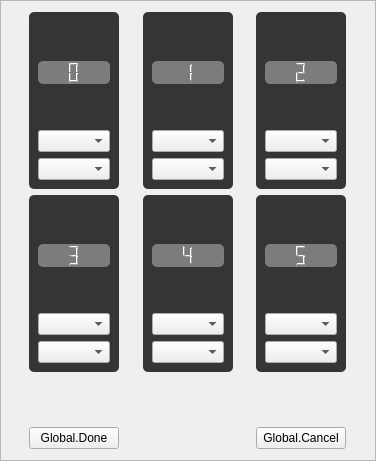
<?xml version="1.0" encoding="UTF-8"?>
<ui version="4.0">
 <class>AllocSwitchKeyGroupFrame</class>
 <widget class="QFrame" name="AllocSwitchKeyGroupFrame">
  <property name="geometry">
   <rect>
    <x>0</x>
    <y>0</y>
    <width>376</width>
    <height>461</height>
   </rect>
  </property>
  <property name="windowTitle">
   <string>Frame</string>
  </property>
  <property name="styleSheet">
   <string notr="true">#frameKey0{
    background-color: #353535;
    border-radius: 5px;
}

#frameKey1{
    background-color: #353535;
    border-radius: 5px;
}

#frameKey2{
    background-color: #353535;
    border-radius: 5px;
}

#frameKey3{
    background-color: #353535;
    border-radius: 5px;
}

#frameKey4{
    background-color: #353535;
    border-radius: 5px;
}

#frameKey5{
    background-color: #353535;
    border-radius: 5px;
}


#lcdNumber0{
	background-color: #7c7c7c;
    border-radius: 5px;
}

#lcdNumber1{
	background-color: #7c7c7c;
    border-radius: 5px;
}

#lcdNumber2{
	background-color: #7c7c7c;
    border-radius: 5px;
}

#lcdNumber3{
	background-color: #7c7c7c;
    border-radius: 5px;
}

#lcdNumber4{
	background-color: #7c7c7c;
    border-radius: 5px;
}

#lcdNumber5{
	background-color: #7c7c7c;
    border-radius: 5px;
}</string>
  </property>
  <property name="frameShape">
   <enum>QFrame::StyledPanel</enum>
  </property>
  <property name="frameShadow">
   <enum>QFrame::Raised</enum>
  </property>
  <layout class="QGridLayout" name="gridLayout">
   <item row="2" column="1">
    <spacer name="verticalSpacer_7">
     <property name="orientation">
      <enum>Qt::Vertical</enum>
     </property>
     <property name="sizeHint" stdset="0">
      <size>
       <width>20</width>
       <height>40</height>
      </size>
     </property>
    </spacer>
   </item>
   <item row="0" column="5">
    <widget class="QFrame" name="frameKey2">
     <property name="palette">
      <palette>
       <active>
        <colorrole role="Button">
         <brush brushstyle="SolidPattern">
          <color alpha="255">
           <red>53</red>
           <green>53</green>
           <blue>53</blue>
          </color>
         </brush>
        </colorrole>
        <colorrole role="Base">
         <brush brushstyle="SolidPattern">
          <color alpha="255">
           <red>53</red>
           <green>53</green>
           <blue>53</blue>
          </color>
         </brush>
        </colorrole>
        <colorrole role="Window">
         <brush brushstyle="SolidPattern">
          <color alpha="255">
           <red>53</red>
           <green>53</green>
           <blue>53</blue>
          </color>
         </brush>
        </colorrole>
       </active>
       <inactive>
        <colorrole role="Button">
         <brush brushstyle="SolidPattern">
          <color alpha="255">
           <red>53</red>
           <green>53</green>
           <blue>53</blue>
          </color>
         </brush>
        </colorrole>
        <colorrole role="Base">
         <brush brushstyle="SolidPattern">
          <color alpha="255">
           <red>53</red>
           <green>53</green>
           <blue>53</blue>
          </color>
         </brush>
        </colorrole>
        <colorrole role="Window">
         <brush brushstyle="SolidPattern">
          <color alpha="255">
           <red>53</red>
           <green>53</green>
           <blue>53</blue>
          </color>
         </brush>
        </colorrole>
       </inactive>
       <disabled>
        <colorrole role="Button">
         <brush brushstyle="SolidPattern">
          <color alpha="255">
           <red>53</red>
           <green>53</green>
           <blue>53</blue>
          </color>
         </brush>
        </colorrole>
        <colorrole role="Base">
         <brush brushstyle="SolidPattern">
          <color alpha="255">
           <red>53</red>
           <green>53</green>
           <blue>53</blue>
          </color>
         </brush>
        </colorrole>
        <colorrole role="Window">
         <brush brushstyle="SolidPattern">
          <color alpha="255">
           <red>53</red>
           <green>53</green>
           <blue>53</blue>
          </color>
         </brush>
        </colorrole>
       </disabled>
      </palette>
     </property>
     <property name="autoFillBackground">
      <bool>false</bool>
     </property>
     <property name="styleSheet">
      <string notr="true"/>
     </property>
     <property name="frameShape">
      <enum>QFrame::Box</enum>
     </property>
     <property name="frameShadow">
      <enum>QFrame::Raised</enum>
     </property>
     <layout class="QVBoxLayout" name="verticalLayout_7">
      <item>
       <spacer name="verticalSpacer_19">
        <property name="orientation">
         <enum>Qt::Vertical</enum>
        </property>
        <property name="sizeHint" stdset="0">
         <size>
          <width>20</width>
          <height>40</height>
         </size>
        </property>
       </spacer>
      </item>
      <item>
       <widget class="QLCDNumber" name="lcdNumber2">
        <property name="smallDecimalPoint">
         <bool>false</bool>
        </property>
        <property name="digitCount">
         <number>1</number>
        </property>
        <property name="segmentStyle">
         <enum>QLCDNumber::Outline</enum>
        </property>
        <property name="intValue" stdset="0">
         <number>2</number>
        </property>
       </widget>
      </item>
      <item>
       <spacer name="verticalSpacer_20">
        <property name="orientation">
         <enum>Qt::Vertical</enum>
        </property>
        <property name="sizeHint" stdset="0">
         <size>
          <width>20</width>
          <height>40</height>
         </size>
        </property>
       </spacer>
      </item>
      <item>
       <widget class="QComboBox" name="cmbGroup2"/>
      </item>
      <item>
       <widget class="QComboBox" name="cmbFunc2"/>
      </item>
     </layout>
    </widget>
   </item>
   <item row="1" column="5">
    <widget class="QFrame" name="frameKey5">
     <property name="palette">
      <palette>
       <active>
        <colorrole role="Button">
         <brush brushstyle="SolidPattern">
          <color alpha="255">
           <red>53</red>
           <green>53</green>
           <blue>53</blue>
          </color>
         </brush>
        </colorrole>
        <colorrole role="Base">
         <brush brushstyle="SolidPattern">
          <color alpha="255">
           <red>53</red>
           <green>53</green>
           <blue>53</blue>
          </color>
         </brush>
        </colorrole>
        <colorrole role="Window">
         <brush brushstyle="SolidPattern">
          <color alpha="255">
           <red>53</red>
           <green>53</green>
           <blue>53</blue>
          </color>
         </brush>
        </colorrole>
       </active>
       <inactive>
        <colorrole role="Button">
         <brush brushstyle="SolidPattern">
          <color alpha="255">
           <red>53</red>
           <green>53</green>
           <blue>53</blue>
          </color>
         </brush>
        </colorrole>
        <colorrole role="Base">
         <brush brushstyle="SolidPattern">
          <color alpha="255">
           <red>53</red>
           <green>53</green>
           <blue>53</blue>
          </color>
         </brush>
        </colorrole>
        <colorrole role="Window">
         <brush brushstyle="SolidPattern">
          <color alpha="255">
           <red>53</red>
           <green>53</green>
           <blue>53</blue>
          </color>
         </brush>
        </colorrole>
       </inactive>
       <disabled>
        <colorrole role="Button">
         <brush brushstyle="SolidPattern">
          <color alpha="255">
           <red>53</red>
           <green>53</green>
           <blue>53</blue>
          </color>
         </brush>
        </colorrole>
        <colorrole role="Base">
         <brush brushstyle="SolidPattern">
          <color alpha="255">
           <red>53</red>
           <green>53</green>
           <blue>53</blue>
          </color>
         </brush>
        </colorrole>
        <colorrole role="Window">
         <brush brushstyle="SolidPattern">
          <color alpha="255">
           <red>53</red>
           <green>53</green>
           <blue>53</blue>
          </color>
         </brush>
        </colorrole>
       </disabled>
      </palette>
     </property>
     <property name="autoFillBackground">
      <bool>false</bool>
     </property>
     <property name="styleSheet">
      <string notr="true"/>
     </property>
     <property name="frameShape">
      <enum>QFrame::Box</enum>
     </property>
     <property name="frameShadow">
      <enum>QFrame::Raised</enum>
     </property>
     <layout class="QVBoxLayout" name="verticalLayout_10">
      <item>
       <spacer name="verticalSpacer_28">
        <property name="orientation">
         <enum>Qt::Vertical</enum>
        </property>
        <property name="sizeHint" stdset="0">
         <size>
          <width>20</width>
          <height>40</height>
         </size>
        </property>
       </spacer>
      </item>
      <item>
       <widget class="QLCDNumber" name="lcdNumber5">
        <property name="smallDecimalPoint">
         <bool>false</bool>
        </property>
        <property name="digitCount">
         <number>1</number>
        </property>
        <property name="segmentStyle">
         <enum>QLCDNumber::Outline</enum>
        </property>
        <property name="intValue" stdset="0">
         <number>5</number>
        </property>
       </widget>
      </item>
      <item>
       <spacer name="verticalSpacer_29">
        <property name="orientation">
         <enum>Qt::Vertical</enum>
        </property>
        <property name="sizeHint" stdset="0">
         <size>
          <width>20</width>
          <height>40</height>
         </size>
        </property>
       </spacer>
      </item>
      <item>
       <widget class="QComboBox" name="cmbGroup5"/>
      </item>
      <item>
       <widget class="QComboBox" name="cmbFunc5"/>
      </item>
     </layout>
    </widget>
   </item>
   <item row="1" column="3">
    <widget class="QFrame" name="frameKey4">
     <property name="palette">
      <palette>
       <active>
        <colorrole role="Button">
         <brush brushstyle="SolidPattern">
          <color alpha="255">
           <red>53</red>
           <green>53</green>
           <blue>53</blue>
          </color>
         </brush>
        </colorrole>
        <colorrole role="Base">
         <brush brushstyle="SolidPattern">
          <color alpha="255">
           <red>53</red>
           <green>53</green>
           <blue>53</blue>
          </color>
         </brush>
        </colorrole>
        <colorrole role="Window">
         <brush brushstyle="SolidPattern">
          <color alpha="255">
           <red>53</red>
           <green>53</green>
           <blue>53</blue>
          </color>
         </brush>
        </colorrole>
       </active>
       <inactive>
        <colorrole role="Button">
         <brush brushstyle="SolidPattern">
          <color alpha="255">
           <red>53</red>
           <green>53</green>
           <blue>53</blue>
          </color>
         </brush>
        </colorrole>
        <colorrole role="Base">
         <brush brushstyle="SolidPattern">
          <color alpha="255">
           <red>53</red>
           <green>53</green>
           <blue>53</blue>
          </color>
         </brush>
        </colorrole>
        <colorrole role="Window">
         <brush brushstyle="SolidPattern">
          <color alpha="255">
           <red>53</red>
           <green>53</green>
           <blue>53</blue>
          </color>
         </brush>
        </colorrole>
       </inactive>
       <disabled>
        <colorrole role="Button">
         <brush brushstyle="SolidPattern">
          <color alpha="255">
           <red>53</red>
           <green>53</green>
           <blue>53</blue>
          </color>
         </brush>
        </colorrole>
        <colorrole role="Base">
         <brush brushstyle="SolidPattern">
          <color alpha="255">
           <red>53</red>
           <green>53</green>
           <blue>53</blue>
          </color>
         </brush>
        </colorrole>
        <colorrole role="Window">
         <brush brushstyle="SolidPattern">
          <color alpha="255">
           <red>53</red>
           <green>53</green>
           <blue>53</blue>
          </color>
         </brush>
        </colorrole>
       </disabled>
      </palette>
     </property>
     <property name="autoFillBackground">
      <bool>false</bool>
     </property>
     <property name="styleSheet">
      <string notr="true"/>
     </property>
     <property name="frameShape">
      <enum>QFrame::Box</enum>
     </property>
     <property name="frameShadow">
      <enum>QFrame::Raised</enum>
     </property>
     <layout class="QVBoxLayout" name="verticalLayout_8">
      <item>
       <spacer name="verticalSpacer_22">
        <property name="orientation">
         <enum>Qt::Vertical</enum>
        </property>
        <property name="sizeHint" stdset="0">
         <size>
          <width>20</width>
          <height>40</height>
         </size>
        </property>
       </spacer>
      </item>
      <item>
       <widget class="QLCDNumber" name="lcdNumber4">
        <property name="smallDecimalPoint">
         <bool>false</bool>
        </property>
        <property name="digitCount">
         <number>1</number>
        </property>
        <property name="segmentStyle">
         <enum>QLCDNumber::Outline</enum>
        </property>
        <property name="intValue" stdset="0">
         <number>4</number>
        </property>
       </widget>
      </item>
      <item>
       <spacer name="verticalSpacer_23">
        <property name="orientation">
         <enum>Qt::Vertical</enum>
        </property>
        <property name="sizeHint" stdset="0">
         <size>
          <width>20</width>
          <height>40</height>
         </size>
        </property>
       </spacer>
      </item>
      <item>
       <widget class="QComboBox" name="cmbGroup4"/>
      </item>
      <item>
       <widget class="QComboBox" name="cmbFunc4"/>
      </item>
     </layout>
    </widget>
   </item>
   <item row="0" column="3">
    <widget class="QFrame" name="frameKey1">
     <property name="palette">
      <palette>
       <active>
        <colorrole role="Button">
         <brush brushstyle="SolidPattern">
          <color alpha="255">
           <red>53</red>
           <green>53</green>
           <blue>53</blue>
          </color>
         </brush>
        </colorrole>
        <colorrole role="Base">
         <brush brushstyle="SolidPattern">
          <color alpha="255">
           <red>53</red>
           <green>53</green>
           <blue>53</blue>
          </color>
         </brush>
        </colorrole>
        <colorrole role="Window">
         <brush brushstyle="SolidPattern">
          <color alpha="255">
           <red>53</red>
           <green>53</green>
           <blue>53</blue>
          </color>
         </brush>
        </colorrole>
       </active>
       <inactive>
        <colorrole role="Button">
         <brush brushstyle="SolidPattern">
          <color alpha="255">
           <red>53</red>
           <green>53</green>
           <blue>53</blue>
          </color>
         </brush>
        </colorrole>
        <colorrole role="Base">
         <brush brushstyle="SolidPattern">
          <color alpha="255">
           <red>53</red>
           <green>53</green>
           <blue>53</blue>
          </color>
         </brush>
        </colorrole>
        <colorrole role="Window">
         <brush brushstyle="SolidPattern">
          <color alpha="255">
           <red>53</red>
           <green>53</green>
           <blue>53</blue>
          </color>
         </brush>
        </colorrole>
       </inactive>
       <disabled>
        <colorrole role="Button">
         <brush brushstyle="SolidPattern">
          <color alpha="255">
           <red>53</red>
           <green>53</green>
           <blue>53</blue>
          </color>
         </brush>
        </colorrole>
        <colorrole role="Base">
         <brush brushstyle="SolidPattern">
          <color alpha="255">
           <red>53</red>
           <green>53</green>
           <blue>53</blue>
          </color>
         </brush>
        </colorrole>
        <colorrole role="Window">
         <brush brushstyle="SolidPattern">
          <color alpha="255">
           <red>53</red>
           <green>53</green>
           <blue>53</blue>
          </color>
         </brush>
        </colorrole>
       </disabled>
      </palette>
     </property>
     <property name="autoFillBackground">
      <bool>false</bool>
     </property>
     <property name="styleSheet">
      <string notr="true"/>
     </property>
     <property name="frameShape">
      <enum>QFrame::Box</enum>
     </property>
     <property name="frameShadow">
      <enum>QFrame::Raised</enum>
     </property>
     <layout class="QVBoxLayout" name="verticalLayout_2">
      <item>
       <spacer name="verticalSpacer_4">
        <property name="orientation">
         <enum>Qt::Vertical</enum>
        </property>
        <property name="sizeHint" stdset="0">
         <size>
          <width>20</width>
          <height>40</height>
         </size>
        </property>
       </spacer>
      </item>
      <item>
       <widget class="QLCDNumber" name="lcdNumber1">
        <property name="smallDecimalPoint">
         <bool>false</bool>
        </property>
        <property name="digitCount">
         <number>1</number>
        </property>
        <property name="segmentStyle">
         <enum>QLCDNumber::Outline</enum>
        </property>
        <property name="intValue" stdset="0">
         <number>1</number>
        </property>
       </widget>
      </item>
      <item>
       <spacer name="verticalSpacer_5">
        <property name="orientation">
         <enum>Qt::Vertical</enum>
        </property>
        <property name="sizeHint" stdset="0">
         <size>
          <width>20</width>
          <height>40</height>
         </size>
        </property>
       </spacer>
      </item>
      <item>
       <widget class="QComboBox" name="cmbGroup1"/>
      </item>
      <item>
       <widget class="QComboBox" name="cmbFunc1"/>
      </item>
     </layout>
    </widget>
   </item>
   <item row="0" column="1">
    <widget class="QFrame" name="frameKey0">
     <property name="palette">
      <palette>
       <active>
        <colorrole role="Button">
         <brush brushstyle="SolidPattern">
          <color alpha="255">
           <red>53</red>
           <green>53</green>
           <blue>53</blue>
          </color>
         </brush>
        </colorrole>
        <colorrole role="Base">
         <brush brushstyle="SolidPattern">
          <color alpha="255">
           <red>53</red>
           <green>53</green>
           <blue>53</blue>
          </color>
         </brush>
        </colorrole>
        <colorrole role="Window">
         <brush brushstyle="SolidPattern">
          <color alpha="255">
           <red>53</red>
           <green>53</green>
           <blue>53</blue>
          </color>
         </brush>
        </colorrole>
       </active>
       <inactive>
        <colorrole role="Button">
         <brush brushstyle="SolidPattern">
          <color alpha="255">
           <red>53</red>
           <green>53</green>
           <blue>53</blue>
          </color>
         </brush>
        </colorrole>
        <colorrole role="Base">
         <brush brushstyle="SolidPattern">
          <color alpha="255">
           <red>53</red>
           <green>53</green>
           <blue>53</blue>
          </color>
         </brush>
        </colorrole>
        <colorrole role="Window">
         <brush brushstyle="SolidPattern">
          <color alpha="255">
           <red>53</red>
           <green>53</green>
           <blue>53</blue>
          </color>
         </brush>
        </colorrole>
       </inactive>
       <disabled>
        <colorrole role="Button">
         <brush brushstyle="SolidPattern">
          <color alpha="255">
           <red>53</red>
           <green>53</green>
           <blue>53</blue>
          </color>
         </brush>
        </colorrole>
        <colorrole role="Base">
         <brush brushstyle="SolidPattern">
          <color alpha="255">
           <red>53</red>
           <green>53</green>
           <blue>53</blue>
          </color>
         </brush>
        </colorrole>
        <colorrole role="Window">
         <brush brushstyle="SolidPattern">
          <color alpha="255">
           <red>53</red>
           <green>53</green>
           <blue>53</blue>
          </color>
         </brush>
        </colorrole>
       </disabled>
      </palette>
     </property>
     <property name="autoFillBackground">
      <bool>false</bool>
     </property>
     <property name="styleSheet">
      <string notr="true"/>
     </property>
     <property name="frameShape">
      <enum>QFrame::Box</enum>
     </property>
     <property name="frameShadow">
      <enum>QFrame::Raised</enum>
     </property>
     <layout class="QVBoxLayout" name="verticalLayout">
      <item>
       <spacer name="verticalSpacer_2">
        <property name="orientation">
         <enum>Qt::Vertical</enum>
        </property>
        <property name="sizeHint" stdset="0">
         <size>
          <width>20</width>
          <height>40</height>
         </size>
        </property>
       </spacer>
      </item>
      <item>
       <widget class="QLCDNumber" name="lcdNumber0">
        <property name="smallDecimalPoint">
         <bool>false</bool>
        </property>
        <property name="digitCount">
         <number>1</number>
        </property>
        <property name="segmentStyle">
         <enum>QLCDNumber::Outline</enum>
        </property>
        <property name="intValue" stdset="0">
         <number>0</number>
        </property>
       </widget>
      </item>
      <item>
       <spacer name="verticalSpacer">
        <property name="orientation">
         <enum>Qt::Vertical</enum>
        </property>
        <property name="sizeHint" stdset="0">
         <size>
          <width>20</width>
          <height>40</height>
         </size>
        </property>
       </spacer>
      </item>
      <item>
       <widget class="QComboBox" name="cmbGroup0"/>
      </item>
      <item>
       <widget class="QComboBox" name="cmbFunc0"/>
      </item>
     </layout>
    </widget>
   </item>
   <item row="1" column="1">
    <widget class="QFrame" name="frameKey3">
     <property name="palette">
      <palette>
       <active>
        <colorrole role="Button">
         <brush brushstyle="SolidPattern">
          <color alpha="255">
           <red>53</red>
           <green>53</green>
           <blue>53</blue>
          </color>
         </brush>
        </colorrole>
        <colorrole role="Base">
         <brush brushstyle="SolidPattern">
          <color alpha="255">
           <red>53</red>
           <green>53</green>
           <blue>53</blue>
          </color>
         </brush>
        </colorrole>
        <colorrole role="Window">
         <brush brushstyle="SolidPattern">
          <color alpha="255">
           <red>53</red>
           <green>53</green>
           <blue>53</blue>
          </color>
         </brush>
        </colorrole>
       </active>
       <inactive>
        <colorrole role="Button">
         <brush brushstyle="SolidPattern">
          <color alpha="255">
           <red>53</red>
           <green>53</green>
           <blue>53</blue>
          </color>
         </brush>
        </colorrole>
        <colorrole role="Base">
         <brush brushstyle="SolidPattern">
          <color alpha="255">
           <red>53</red>
           <green>53</green>
           <blue>53</blue>
          </color>
         </brush>
        </colorrole>
        <colorrole role="Window">
         <brush brushstyle="SolidPattern">
          <color alpha="255">
           <red>53</red>
           <green>53</green>
           <blue>53</blue>
          </color>
         </brush>
        </colorrole>
       </inactive>
       <disabled>
        <colorrole role="Button">
         <brush brushstyle="SolidPattern">
          <color alpha="255">
           <red>53</red>
           <green>53</green>
           <blue>53</blue>
          </color>
         </brush>
        </colorrole>
        <colorrole role="Base">
         <brush brushstyle="SolidPattern">
          <color alpha="255">
           <red>53</red>
           <green>53</green>
           <blue>53</blue>
          </color>
         </brush>
        </colorrole>
        <colorrole role="Window">
         <brush brushstyle="SolidPattern">
          <color alpha="255">
           <red>53</red>
           <green>53</green>
           <blue>53</blue>
          </color>
         </brush>
        </colorrole>
       </disabled>
      </palette>
     </property>
     <property name="autoFillBackground">
      <bool>false</bool>
     </property>
     <property name="styleSheet">
      <string notr="true"/>
     </property>
     <property name="frameShape">
      <enum>QFrame::Box</enum>
     </property>
     <property name="frameShadow">
      <enum>QFrame::Raised</enum>
     </property>
     <layout class="QVBoxLayout" name="verticalLayout_9">
      <item>
       <spacer name="verticalSpacer_25">
        <property name="orientation">
         <enum>Qt::Vertical</enum>
        </property>
        <property name="sizeHint" stdset="0">
         <size>
          <width>20</width>
          <height>40</height>
         </size>
        </property>
       </spacer>
      </item>
      <item>
       <widget class="QLCDNumber" name="lcdNumber3">
        <property name="smallDecimalPoint">
         <bool>false</bool>
        </property>
        <property name="digitCount">
         <number>1</number>
        </property>
        <property name="segmentStyle">
         <enum>QLCDNumber::Outline</enum>
        </property>
        <property name="intValue" stdset="0">
         <number>3</number>
        </property>
       </widget>
      </item>
      <item>
       <spacer name="verticalSpacer_26">
        <property name="orientation">
         <enum>Qt::Vertical</enum>
        </property>
        <property name="sizeHint" stdset="0">
         <size>
          <width>20</width>
          <height>40</height>
         </size>
        </property>
       </spacer>
      </item>
      <item>
       <widget class="QComboBox" name="cmbGroup3"/>
      </item>
      <item>
       <widget class="QComboBox" name="cmbFunc3"/>
      </item>
     </layout>
    </widget>
   </item>
   <item row="0" column="0">
    <spacer name="horizontalSpacer_3">
     <property name="orientation">
      <enum>Qt::Horizontal</enum>
     </property>
     <property name="sizeHint" stdset="0">
      <size>
       <width>40</width>
       <height>20</height>
      </size>
     </property>
    </spacer>
   </item>
   <item row="0" column="6">
    <spacer name="horSpacerRight">
     <property name="orientation">
      <enum>Qt::Horizontal</enum>
     </property>
     <property name="sizeHint" stdset="0">
      <size>
       <width>40</width>
       <height>20</height>
      </size>
     </property>
    </spacer>
   </item>
   <item row="3" column="1">
    <widget class="QPushButton" name="buttonOk">
     <property name="text">
      <string>Global.Done</string>
     </property>
    </widget>
   </item>
   <item row="0" column="2">
    <spacer name="horizontalSpacer">
     <property name="orientation">
      <enum>Qt::Horizontal</enum>
     </property>
     <property name="sizeHint" stdset="0">
      <size>
       <width>40</width>
       <height>20</height>
      </size>
     </property>
    </spacer>
   </item>
   <item row="0" column="4">
    <spacer name="horizontalSpacer_2">
     <property name="orientation">
      <enum>Qt::Horizontal</enum>
     </property>
     <property name="sizeHint" stdset="0">
      <size>
       <width>40</width>
       <height>20</height>
      </size>
     </property>
    </spacer>
   </item>
   <item row="3" column="5">
    <widget class="QPushButton" name="buttonCancel">
     <property name="text">
      <string>Global.Cancel</string>
     </property>
    </widget>
   </item>
   <item row="2" column="5">
    <spacer name="verticalSpacer_3">
     <property name="orientation">
      <enum>Qt::Vertical</enum>
     </property>
     <property name="sizeHint" stdset="0">
      <size>
       <width>20</width>
       <height>40</height>
      </size>
     </property>
    </spacer>
   </item>
  </layout>
 </widget>
 <resources/>
 <connections/>
</ui>
